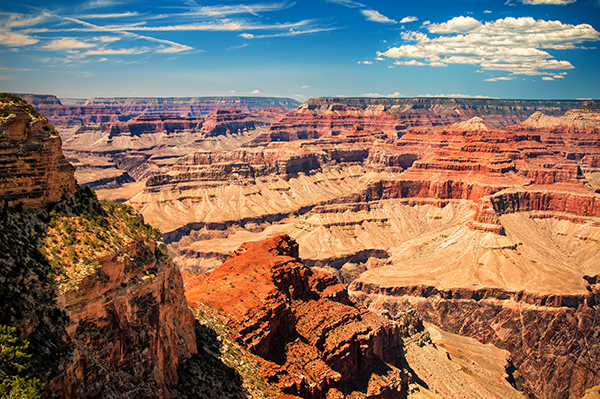
#> input picture 1.4_Basic_Image_Processing/1.4.1_Translation/grand_canyon.png, 600 x 399 px
$ python translation.py --image grand_canyon.png
#> lines starting #> are read from the running program, lines starting #| are printed output that depends on the picture
# import the necessary packages
import numpy as np
import argparse
import imutils
import cv2

# construct the argument parser and parse the arguments
ap = argparse.ArgumentParser()
ap.add_argument("-i", "--image", required=True, help="Path to the image")
args = vars(ap.parse_args())

# load the image and show it
image = cv2.imread(args["image"])
#> image is the input picture: shape (399, 600, 3); mean B, G, R 97.3, 113.1, 138.6
cv2.imshow("Original", image)
cv2.waitKey(0)

# NOTE: Translating (shifting) an image is given by a NumPy matrix in
# the form:
#	[[1, 0, shiftX], [0, 1, shiftY]]
# You simply need to specify how many pixels you want to shift the image
# in the X and Y direction -- let's translate the image 25 pixels to the
# right and 50 pixels down
M = np.float32([[1, 0, 25], [0, 1, 50]])
shifted = cv2.warpAffine(image, M, (image.shape[1], image.shape[0]))
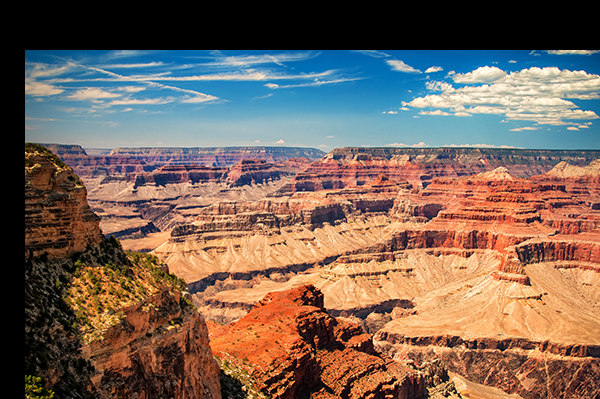
#> shifted: shape (399, 600, 3); mean B, G, R 88.7, 100.8, 120.6
cv2.imshow("Shifted Down and Right", shifted)
cv2.waitKey(0)

# now, let's shift the image 50 pixels to the left and 90 pixels up, we
# accomplish this using negative values
M = np.float32([[1, 0, -50], [0, 1, -90]])
shifted = cv2.warpAffine(image, M, (image.shape[1], image.shape[0]))
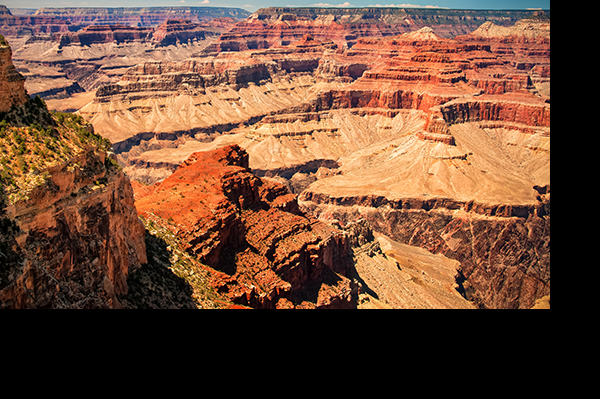
#> shifted: shape (399, 600, 3); mean B, G, R 55.5, 75.9, 112.1
cv2.imshow("Shifted Up and Left", shifted)
cv2.waitKey(0)
